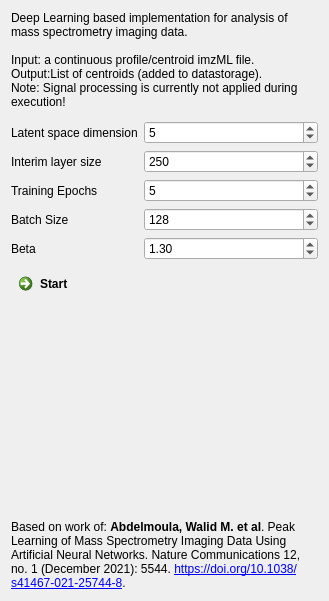
<?xml version="1.0" encoding="UTF-8"?>
<ui version="4.0">
 <class>ViewControls</class>
 <widget class="QWidget" name="ViewControls">
  <property name="geometry">
   <rect>
    <x>0</x>
    <y>0</y>
    <width>329</width>
    <height>601</height>
   </rect>
  </property>
  <property name="windowTitle">
   <string>PeakLearning View</string>
  </property>
  <layout class="QVBoxLayout" name="verticalLayout">
   <item>
    <widget class="QLabel" name="label">
     <property name="text">
      <string>Deep Learning based implementation for analysis of mass spectrometry imaging data.

Input: a continuous profile/centroid imzML file.
Output:List of centroids (added to datastorage).
Note: Signal processing is currently not applied during execution!</string>
     </property>
     <property name="wordWrap">
      <bool>true</bool>
     </property>
    </widget>
   </item>
   <item>
    <widget class="QmitkMultiNodeSelectionWidget" name="imageSelection" native="true"/>
   </item>
   <item>
    <layout class="QFormLayout" name="formLayout">
     <item row="0" column="0">
      <widget class="QLabel" name="latent_dim_label">
       <property name="text">
        <string>Latent space dimension</string>
       </property>
      </widget>
     </item>
     <item row="0" column="1">
      <widget class="QSpinBox" name="latent_dim">
       <property name="maximum">
        <number>10000</number>
       </property>
       <property name="value">
        <number>5</number>
       </property>
      </widget>
     </item>
     <item row="1" column="0">
      <widget class="QLabel" name="interim_dim_label">
       <property name="text">
        <string>Interim layer size</string>
       </property>
      </widget>
     </item>
     <item row="1" column="1">
      <widget class="QSpinBox" name="interim_dim">
       <property name="maximum">
        <number>10000</number>
       </property>
       <property name="singleStep">
        <number>1</number>
       </property>
       <property name="value">
        <number>250</number>
       </property>
      </widget>
     </item>
     <item row="2" column="0">
      <widget class="QLabel" name="epochs_label">
       <property name="text">
        <string>Training Epochs</string>
       </property>
      </widget>
     </item>
     <item row="2" column="1">
      <widget class="QSpinBox" name="epochs">
       <property name="maximum">
        <number>10000</number>
       </property>
       <property name="value">
        <number>5</number>
       </property>
      </widget>
     </item>
     <item row="3" column="0">
      <widget class="QLabel" name="batch_size_label">
       <property name="text">
        <string>Batch Size</string>
       </property>
      </widget>
     </item>
     <item row="3" column="1">
      <widget class="QSpinBox" name="batch_size">
       <property name="maximum">
        <number>10000</number>
       </property>
       <property name="value">
        <number>128</number>
       </property>
      </widget>
     </item>
     <item row="4" column="1">
      <widget class="QDoubleSpinBox" name="beta">
       <property name="value">
        <double>1.300000000000000</double>
       </property>
      </widget>
     </item>
     <item row="4" column="0">
      <widget class="QLabel" name="beta_label">
       <property name="text">
        <string>Beta</string>
       </property>
      </widget>
     </item>
    </layout>
   </item>
   <item>
    <widget class="QCommandLinkButton" name="btnRun">
     <property name="text">
      <string>Start</string>
     </property>
    </widget>
   </item>
   <item>
    <spacer name="verticalSpacer">
     <property name="orientation">
      <enum>Qt::Vertical</enum>
     </property>
     <property name="sizeHint" stdset="0">
      <size>
       <width>20</width>
       <height>40</height>
      </size>
     </property>
    </spacer>
   </item>
   <item>
    <widget class="QLabel" name="label_2">
     <property name="text">
      <string>&lt;html&gt;&lt;head/&gt;&lt;body&gt;&lt;p&gt;Based on work of: &lt;span style=&quot; font-weight:600;&quot;&gt;Abdelmoula, Walid M. et al&lt;/span&gt;. Peak Learning of Mass Spectrometry Imaging Data Using Artificial Neural Networks. Nature Communications 12, no. 1 (December 2021): 5544. &lt;a href=&quot;https://doi.org/10.1038/s41467-021-25744-8&quot;&gt;&lt;span style=&quot; text-decoration: underline; color:#0000ff;&quot;&gt;https://doi.org/10.1038/s41467-021-25744-8&lt;/span&gt;&lt;/a&gt;.&lt;/p&gt;&lt;/body&gt;&lt;/html&gt;</string>
     </property>
     <property name="wordWrap">
      <bool>true</bool>
     </property>
    </widget>
   </item>
  </layout>
 </widget>
 <layoutdefault spacing="6" margin="11"/>
 <customwidgets>
  <customwidget>
   <class>QmitkMultiNodeSelectionWidget</class>
   <extends>QWidget</extends>
   <header>QmitkMultiNodeSelectionWidget.h</header>
   <container>1</container>
  </customwidget>
 </customwidgets>
 <resources/>
 <connections/>
</ui>
